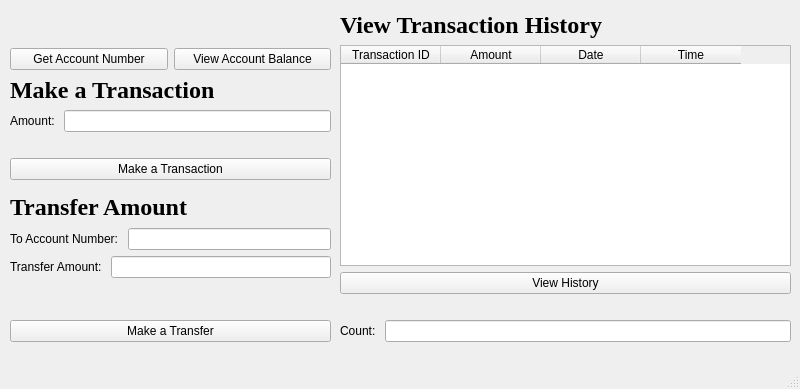
<?xml version="1.0" encoding="UTF-8"?>
<ui version="4.0">
 <class>UserWindow</class>
 <widget class="QMainWindow" name="UserWindow">
  <property name="geometry">
   <rect>
    <x>0</x>
    <y>0</y>
    <width>800</width>
    <height>389</height>
   </rect>
  </property>
  <property name="windowTitle">
   <string>MainWindow</string>
  </property>
  <widget class="QWidget" name="centralwidget">
   <widget class="QWidget" name="layoutWidget_40">
    <property name="geometry">
     <rect>
      <x>10</x>
      <y>10</y>
      <width>321</width>
      <height>170</height>
     </rect>
    </property>
    <layout class="QVBoxLayout" name="verticalLayout_4">
     <item>
      <layout class="QHBoxLayout" name="horizontalLayout">
       <item>
        <layout class="QVBoxLayout" name="verticalLayout">
         <item>
          <widget class="QLabel" name="label_account_number">
           <property name="text">
            <string/>
           </property>
          </widget>
         </item>
         <item>
          <widget class="QPushButton" name="pushButton_get_account_number">
           <property name="text">
            <string>Get Account Number</string>
           </property>
          </widget>
         </item>
        </layout>
       </item>
       <item>
        <layout class="QVBoxLayout" name="verticalLayout_2">
         <item>
          <widget class="QLabel" name="label_view_balance">
           <property name="text">
            <string/>
           </property>
          </widget>
         </item>
         <item>
          <widget class="QPushButton" name="pbn_view_balance">
           <property name="text">
            <string>View Account Balance</string>
           </property>
          </widget>
         </item>
        </layout>
       </item>
      </layout>
     </item>
     <item>
      <layout class="QVBoxLayout" name="verticalLayout_3">
       <item>
        <widget class="QLabel" name="lbl_title_trasnaction">
         <property name="font">
          <font>
           <family>Times New Roman</family>
           <pointsize>18</pointsize>
           <bold>true</bold>
          </font>
         </property>
         <property name="text">
          <string>Make a Transaction</string>
         </property>
        </widget>
       </item>
       <item>
        <layout class="QHBoxLayout" name="horizontalLayout_2">
         <item>
          <widget class="QLabel" name="lbl_amount">
           <property name="text">
            <string>Amount: </string>
           </property>
          </widget>
         </item>
         <item>
          <widget class="QLineEdit" name="lnedit_amount"/>
         </item>
        </layout>
       </item>
       <item>
        <widget class="QLabel" name="lbl_transaction_error">
         <property name="text">
          <string/>
         </property>
        </widget>
       </item>
       <item>
        <widget class="QPushButton" name="pbn_make_trasnaction">
         <property name="text">
          <string>Make a Transaction</string>
         </property>
        </widget>
       </item>
      </layout>
     </item>
    </layout>
   </widget>
   <widget class="QWidget" name="layoutWidget_4">
    <property name="geometry">
     <rect>
      <x>10</x>
      <y>191</y>
      <width>321</width>
      <height>151</height>
     </rect>
    </property>
    <layout class="QVBoxLayout" name="verticalLayout_5">
     <item>
      <widget class="QLabel" name="lbl_transfe_amout">
       <property name="font">
        <font>
         <family>Times New Roman</family>
         <pointsize>18</pointsize>
         <bold>true</bold>
        </font>
       </property>
       <property name="text">
        <string>Transfer Amount</string>
       </property>
      </widget>
     </item>
     <item>
      <layout class="QHBoxLayout" name="horizontalLayout_3">
       <item>
        <widget class="QLabel" name="lbl_to_acc_no">
         <property name="text">
          <string>To Account Number: </string>
         </property>
        </widget>
       </item>
       <item>
        <widget class="QLineEdit" name="lnedit_to_accountnumber"/>
       </item>
      </layout>
     </item>
     <item>
      <layout class="QHBoxLayout" name="horizontalLayout_4">
       <item>
        <widget class="QLabel" name="lbl_trnsfr_amnt">
         <property name="text">
          <string>Transfer Amount: </string>
         </property>
        </widget>
       </item>
       <item>
        <widget class="QLineEdit" name="lnedit_trnsfr_amount"/>
       </item>
      </layout>
     </item>
     <item>
      <widget class="QLabel" name="lbl_mk_trnsf_err">
       <property name="text">
        <string/>
       </property>
      </widget>
     </item>
     <item>
      <widget class="QPushButton" name="pbn_mk_transfer">
       <property name="text">
        <string>Make a Transfer</string>
       </property>
      </widget>
     </item>
    </layout>
   </widget>
   <widget class="QWidget" name="">
    <property name="geometry">
     <rect>
      <x>340</x>
      <y>11</y>
      <width>451</width>
      <height>331</height>
     </rect>
    </property>
    <layout class="QVBoxLayout" name="verticalLayout_8">
     <item>
      <layout class="QVBoxLayout" name="verticalLayout_7">
       <item>
        <layout class="QVBoxLayout" name="verticalLayout_6">
         <item>
          <widget class="QLabel" name="lbl_view_trnsction_history">
           <property name="font">
            <font>
             <family>Times New Roman</family>
             <pointsize>18</pointsize>
             <bold>true</bold>
            </font>
           </property>
           <property name="text">
            <string>View Transaction History</string>
           </property>
          </widget>
         </item>
         <item>
          <widget class="QTableWidget" name="tbl_view_histroy_transaction">
           <column>
            <property name="text">
             <string>Transaction ID</string>
            </property>
           </column>
           <column>
            <property name="text">
             <string>Amount</string>
            </property>
           </column>
           <column>
            <property name="text">
             <string>Date</string>
            </property>
           </column>
           <column>
            <property name="text">
             <string>Time</string>
            </property>
           </column>
          </widget>
         </item>
         <item>
          <widget class="QPushButton" name="pbn_view_transaction_histroy">
           <property name="text">
            <string>View History</string>
           </property>
          </widget>
         </item>
        </layout>
       </item>
       <item>
        <widget class="QLabel" name="lbl_err_transaction_history">
         <property name="text">
          <string/>
         </property>
        </widget>
       </item>
      </layout>
     </item>
     <item>
      <layout class="QHBoxLayout" name="horizontalLayout_5">
       <item>
        <widget class="QLabel" name="lbl_count_user">
         <property name="text">
          <string>Count: </string>
         </property>
        </widget>
       </item>
       <item>
        <widget class="QLineEdit" name="lnedit_count_user"/>
       </item>
      </layout>
     </item>
    </layout>
   </widget>
  </widget>
  <widget class="QMenuBar" name="menubar">
   <property name="geometry">
    <rect>
     <x>0</x>
     <y>0</y>
     <width>800</width>
     <height>21</height>
    </rect>
   </property>
  </widget>
  <widget class="QStatusBar" name="statusbar"/>
 </widget>
 <resources/>
 <connections/>
</ui>
